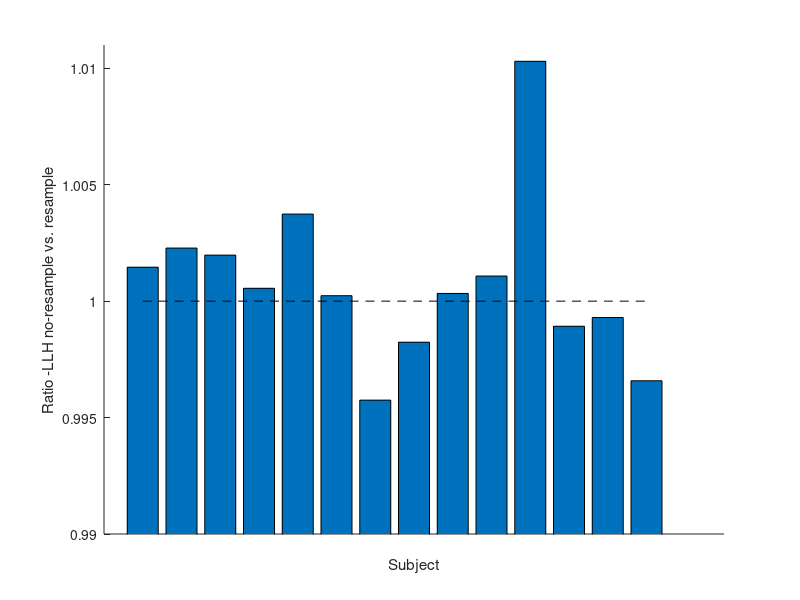

The MATLAB script that drew this image:
%%%%%%%%%%% Plot -LLH of resample vs. non-resample for correct trials %%%%%%%%%%%
neg_llh_noResample = [4539.91 5901.30 6051.89 6413.41 6429.30 30138.46 ...
                      4799.79 5045.18 4923.35 4403.22 4446.10 5528.20 5131.05 38739.74];
                  
neg_llh_Resample =   [4533.30 5887.88 6039.95 6409.87 6405.35 30131.41 ...
                      4820.28 5054.09 4921.72 4398.48 4400.77 5534.17 5134.66 38872.65];      
                  
figure
hold on
bar(1:length(neg_llh_Resample), neg_llh_noResample ./ neg_llh_Resample)
plot(1:length(neg_llh_Resample), ones(1,length(neg_llh_Resample)), 'k--')
set(gca, 'XTick', 1:length(neg_llh_Resample), ...
            'XTickLabel', num2cell(1:length(neg_llh_Resample)))
ylim([0.99 1.011])
xlabel('Subject')
ylabel('Ratio -LLH no-resample vs. resample')